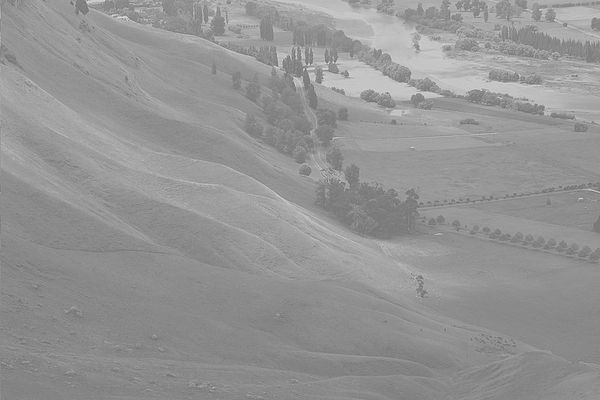
#> input picture Session'24/3.Histogram/histogram.jpg, 600 x 400 px
$ python erlang.py
#> lines starting #> are read from the running program, lines starting #| are printed output that depends on the picture


import cv2
import numpy as np
from numpy import random
import matplotlib.pyplot as plt
from scipy.special import factorial

#function for normalization

def normal(arr):


    max = np.max(arr)
    min = np.min(arr)

    for i in range(arr.shape[0]):
        for j in range(arr.shape[1]):

            arr[i][j] = ((arr[i][j]-min)/(max-min))*255
    print(arr)
    return arr


def erlang_distribution(x, k, lambd):
    """Compute the Erlang distribution for the given parameters."""
    coefs = ((lambd**k) * (x**(k - 1))) / factorial(k - 1)
    return coefs * np.exp(-lambd * x)


def match(img,p2):

    a1 = np.zeros(256, dtype="float32")
    p1 = np.zeros(256, dtype="float32")
    s1 = np.zeros(256, dtype="float32")
    s2 = np.zeros(256, dtype="float32")

    #input image frequency
    for i in range(img.shape[0]):
        for j in range(img.shape[1]):

            x = img[i][j]
            a1[x] = a1[x]+1

    ln1 = img.shape[0]*img.shape[1]
    for i in range(256):

        p1[i] = a1[i]/ln1

    #%%

    #input image sum
    sum = 0
    for i in range(256):
        sum = sum + p1[i]

        s1[i] = round(sum*255)

    #reference image sum

    sum = 0

    for i in range(256):

        sum = sum + p2[i]

        s2[i] = round(sum*255)
    #%%

    for i in range(img.shape[0]):
        for j in range(img.shape[1]):

            k = img[i][j]
            c = 0
            for m in range(256):
                if (s2[m]>=s1[k]):
                    c=m
                    break

            img[i][j] = c


    return img


#input image
inp = cv2.imread('histogram.jpg', cv2.IMREAD_GRAYSCALE)
#> inp is the input picture: shape (400, 600); min 105, max 228, mean 148
plt.figure(1)
plt.title("Input")
plt.imshow(inp,"gray")
plt.show()
plt.figure(2)
plt.hist(inp.ravel(),256,[0,255])
plt.show()
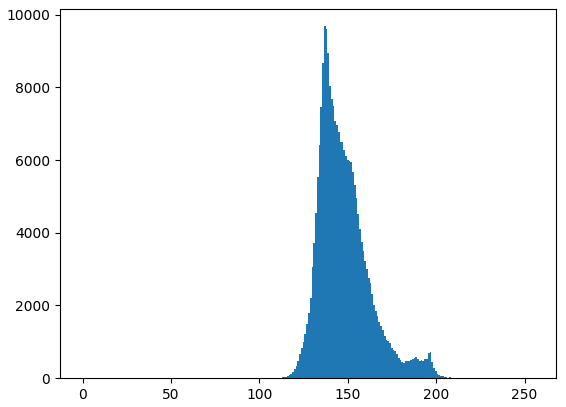
#> figure drawn by matplotlib, 1 panel; tallest bar 9682 high, from x = 136.5 to 137.5
#total length of input image
z = inp.shape[0]*inp.shape[1]
#> z = 240000
x = np.linspace(0, 255,256)
erg = erlang_distribution(x, k = 80, lambd = 0.6)
erg1 = np. round(erg, 2)
plt.figure(3)
plt.plot(x, erg, label=f'Erlang distribution (k={3}, λ={0.5})')
plt.show()
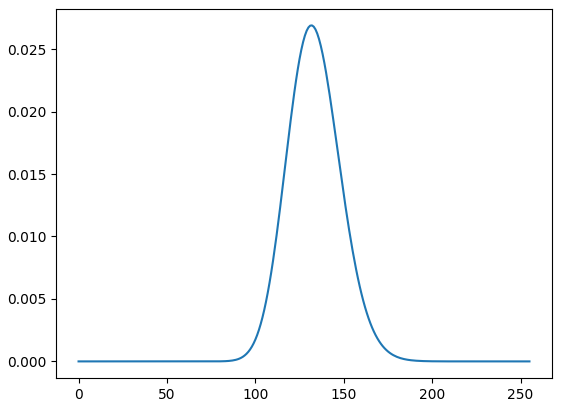
#> figure drawn by matplotlib, 1 panel; curve peaks at x = 132, y = 0.0269


print("ads",erg)
final_output = match(inp, erg)
#> after the loop in match, `for i in range(img.shape[0]):`: a1 = 256 values, max 9682 at index 137, min 0 at index 0, mean 937.5
#> after the loop in match, `for i in range(256):`: p1 = 256 values, max 0.0403 at index 137, min 0 at index 0, mean 0.00391
#> after the loop in match, `for i in range(256):`: s1 = 256 values from 0 to 255; sum = 1
#> after the loop in match, `for i in range(img.shape[0]):`:
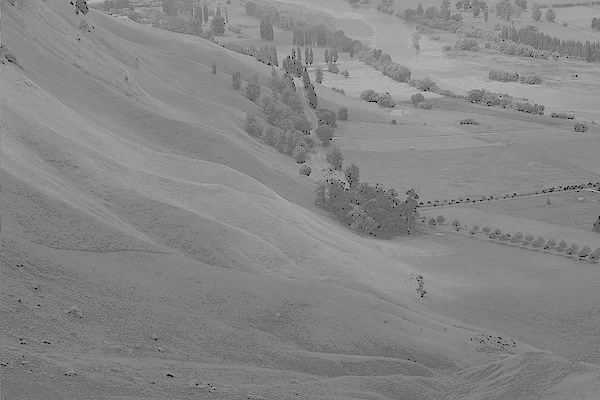
#> img: shape (400, 600); min 0, max 180, mean 133.6
cv2.imshow("output", final_output)
plt.figure(4)
plt.hist(final_output.ravel(),256,[0,255])
plt.show()
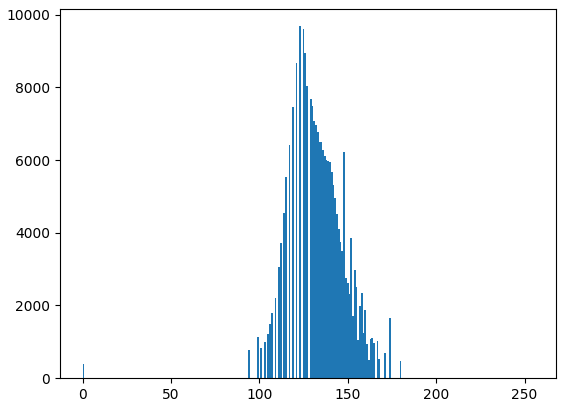
#> figure drawn by matplotlib, 1 panel; tallest bar 9682 high, from x = 122.5 to 123.5
plt.figure(5)
plt.title("FInal Output")
plt.imshow(final_output,"gray")
plt.show()

cv2.waitKey(0)
cv2.destroyAllWindows()

$ run again, with Session'24/3.Histogram/color_img.jpg copied over Session'24/3.Histogram/histogram.jpg
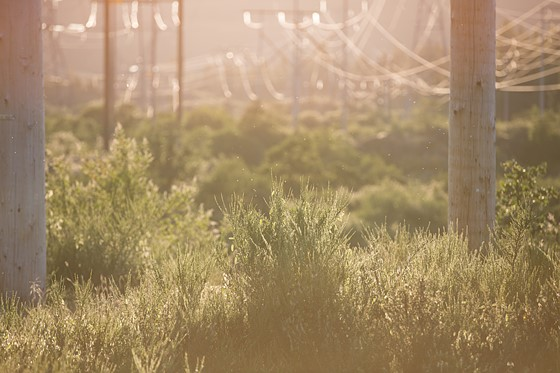
#> input picture Session'24/3.Histogram/color_img.jpg, 560 x 373 px
#> after the loop in match, `for i in range(img.shape[0]):`: a1 = 256 values, max 3237 at index 111, min 0 at index 0, mean 815.9
#> after the loop in match, `for i in range(256):`: p1 = 256 values, max 0.0155 at index 111, min 0 at index 0, mean 0.00391
#> after the loop in match, `for i in range(256):`: s1 = 256 values from 0 to 255; sum = 1
#> after the loop in match, `for i in range(img.shape[0]):`:
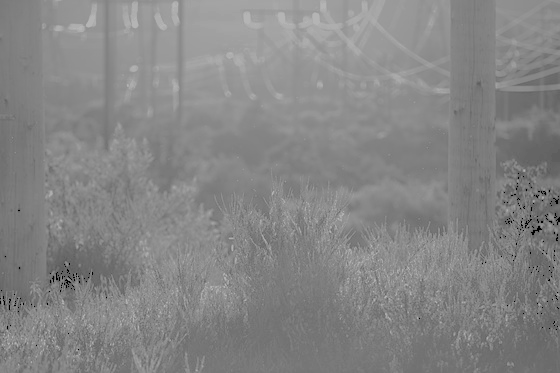
#> img: shape (373, 560); min 0, max 180, mean 133.3
#> `plt.show()`:
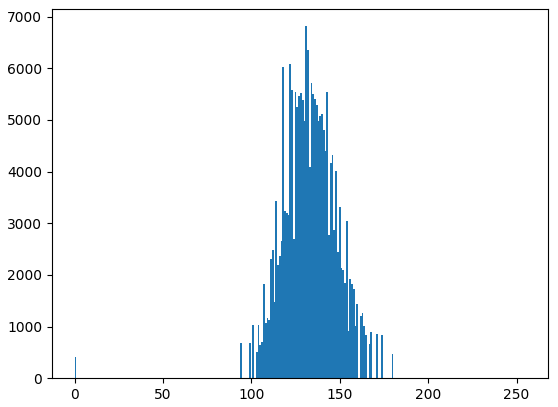
#> figure drawn by matplotlib, 1 panel; tallest bar 6815 high, from x = 130.5 to 131.5
